Frame 1 (no input): blank canvas, image omitted
Frame 60 (no input): blank canvas, image omitted
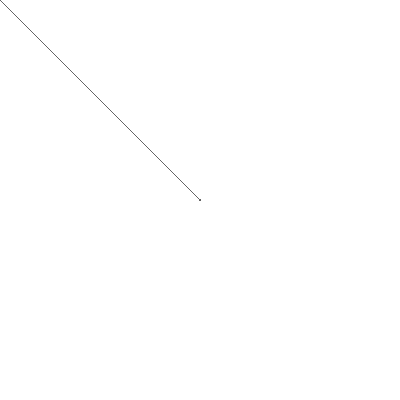
Frame 120 (the mouse pressed at the canvas centre since frame 60)

The p5.js sketch whose frames 1 and 60 were blank and that drew this single picture after the mouse press (run headless with seeded random() and noise() and a simulated clock; from frame 60 on, the mouse is pressed at the canvas centre):

// p5.js sketch
// ── sketch.js


function setup() {
  createCanvas(400, 400);
}


function draw() {

  var mouseSpeed = Math.abs( mouseX - pmouseX );
  stroke(100);
  strokeWeight(1);
  // I am drawing line here.

  if ( mouseIsPressed ) {
    line(mouseX, mouseY, pmouseX, pmouseY);
  }

  if ( keyIsPressed ) {
    background (255);
  }

  /* noStroke();
  fill(mouseX);
  ellipse (width/2, height/2, mouseX, mouseY);*/
}
